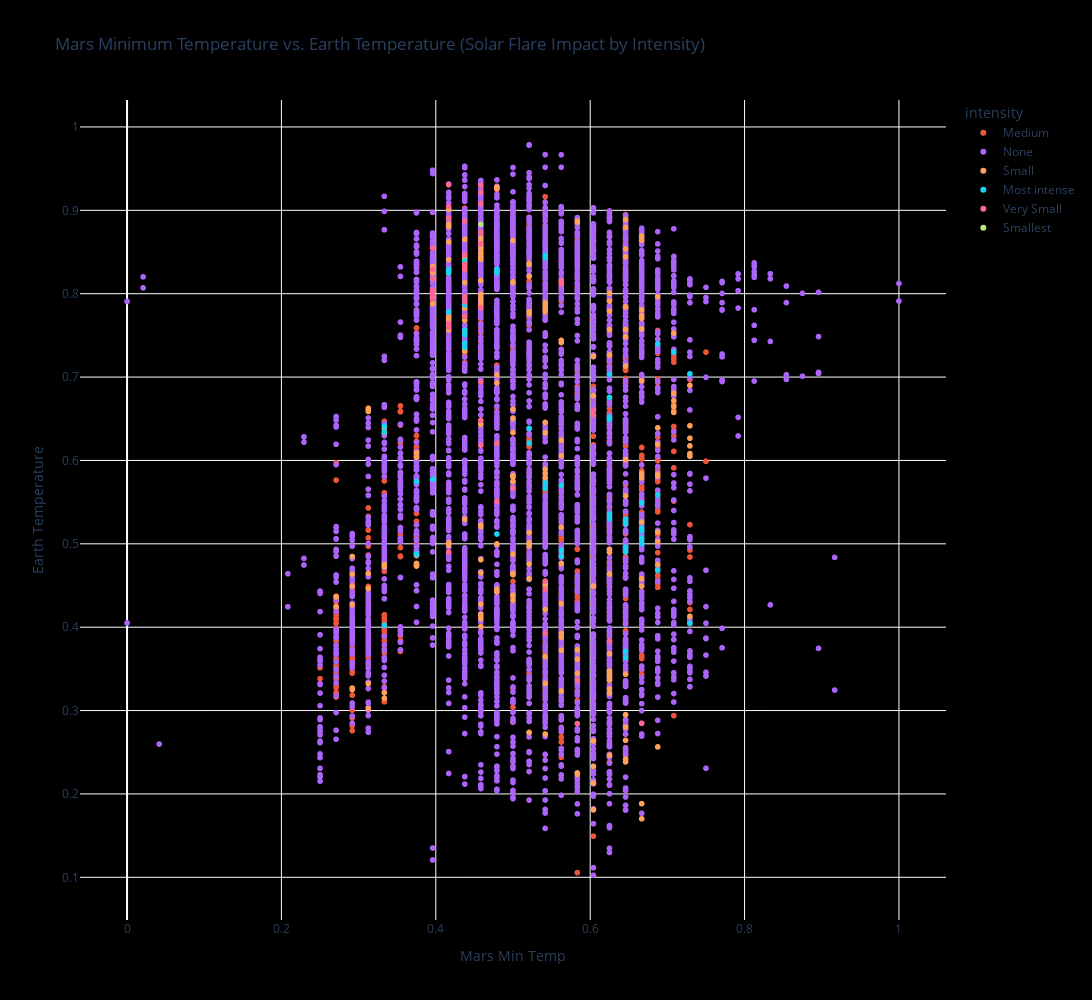

Notebook code cell kept with this figure:
### Code cell
fig = px.scatter(merged_df, x="min_temp", y="temperature_2m_smooth", color="intensity",
                  title="Mars Minimum Temperature vs. Earth Temperature (Solar Flare Impact by Intensity)",
                  labels={"min_temp": "Mars Min Temp", "temperature_2m_smooth": "Earth Temperature"},
                  category_orders={"intensity": ["Low", "Medium", "High"]})  # Assuming 'Low', 'Medium', 'High' are the intensity levels
fig.update_layout(paper_bgcolor="#000000",
                  plot_bgcolor="#000000",
                  height=1000, 
                  width=2000)
fig.show()

### Figure 1 — Plotly figure (JSON) as saved in the notebook; plotly's stock layout.template omitted (floating-point values rounded to 4 significant figures; data arrays with more than 128 entries replaced by an {"elided": "..."} marker saying what was removed)
{"data": [{"hovertemplate": "intensity=Medium<br>Mars Min Temp=%{x}<br>Earth Temperature=%{y}<extra></extra>", "legendgroup": "Medium", "marker": {"color": "#EF553B", "symbol": "circle"}, "mode": "markers", "name": "Medium", "showlegend": true, "type": "scattergl", "x": {"elided": "922 float values"}, "xaxis": "x", "y": {"elided": "922 float values"}, "yaxis": "y"}, {"hovertemplate": "intensity=None<br>Mars Min Temp=%{x}<br>Earth Temperature=%{y}<extra></extra>", "legendgroup": "None", "marker": {"color": "#ab63fa", "symbol": "circle"}, "mode": "markers", "name": "None", "showlegend": true, "type": "scattergl", "x": {"elided": "4191 float values"}, "xaxis": "x", "y": {"elided": "4191 float values"}, "yaxis": "y"}, {"hovertemplate": "intensity=Small<br>Mars Min Temp=%{x}<br>Earth Temperature=%{y}<extra></extra>", "legendgroup": "Small", "marker": {"color": "#FFA15A", "symbol": "circle"}, "mode": "markers", "name": "Small", "showlegend": true, "type": "scattergl", "x": {"elided": "234 float values"}, "xaxis": "x", "y": {"elided": "234 float values"}, "yaxis": "y"}, {"hovertemplate": "intensity=Most intense<br>Mars Min Temp=%{x}<br>Earth Temperature=%{y}<extra></extra>", "legendgroup": "Most intense", "marker": {"color": "#19d3f3", "symbol": "circle"}, "mode": "markers", "name": "Most intense", "showlegend": true, "type": "scattergl", "x": [0.7083, 0.7292, 0.6458, 0.6458, 0.6875, 0.7292, 0.6875, 0.4792, 0.4375, 0.4375, 0.4375, 0.4167, 0.4167, 0.4375, 0.4375, 0.4375, 0.4375, 0.5208, 0.5208, 0.5625, 0.5625, 0.6458, 0.6458, 0.625, 0.625, 0.625, 0.625, 0.6667, 0.6667, 0.6667, 0.6667, 0.6667, 0.6667, 0.5417, 0.5417, 0.6458, 0.6458, 0.5417, 0.5417, 0.4167, 0.4167, 0.4792, 0.4792, 0.4792, 0.4792, 0.3333, 0.3333, 0.375, 0.375, 0.3333, 0.3333, 0.375, 0.3958, 0.6875, 0.625, 0.625, 0.625, 0.5625], "xaxis": "x", "y": [0.7298, 0.7038, 0.5296, 0.5242, 0.4683, 0.4047, 0.5586, 0.5118, 0.7866, 0.8392, 0.7876, 0.7782, 0.7612, 0.7561, 0.751, 0.7408, 0.7357, 0.6208, 0.6384, 0.4924, 0.485, 0.3637, 0.3709, 0.6518, 0.6492, 0.53, 0.5356, 0.5184, 0.5069, 0.5001, 0.5048, 0.5159, 0.5491, 0.573, 0.5665, 0.4902, 0.4961, 0.846, 0.8432, 0.825, 0.8289, 0.8292, 0.8285, 0.8252, 0.8252, 0.6342, 0.6412, 0.4879, 0.4872, 0.4023, 0.4025, 0.5747, 0.5773, 0.7398, 0.7033, 0.6757, 0.6512, 0.5702], "yaxis": "y"}, {"hovertemplate": "intensity=Very Small<br>Mars Min Temp=%{x}<br>Earth Temperature=%{y}<extra></extra>", "legendgroup": "Very Small", "marker": {"color": "#FF6692", "symbol": "circle"}, "mode": "markers", "name": "Very Small", "showlegend": true, "type": "scattergl", "x": [0.625, 0.6667, 0.5833, 0.6667, 0.4167, 0.4583, 0.4792, 0.4583, 0.4583, 0.4167, 0.4167, 0.4375, 0.4375, 0.4583, 0.4167, 0.4583, 0.4583, 0.4375, 0.4375, 0.4375, 0.4375, 0.4375, 0.4375, 0.4583, 0.6042, 0.6042, 0.5, 0.4792, 0.5417, 0.5417, 0.5833, 0.5417, 0.3958, 0.3958, 0.3958, 0.3958, 0.3958, 0.3958, 0.4167, 0.4167, 0.4583, 0.4583, 0.5625, 0.5625], "xaxis": "x", "y": [0.3834, 0.2847, 0.2844, 0.2848, 0.4902, 0.648, 0.6208, 0.6181, 0.6941, 0.7643, 0.76, 0.7731, 0.8351, 0.93, 0.9307, 0.9217, 0.9082, 0.8872, 0.8286, 0.8471, 0.8354, 0.7964, 0.7904, 0.7829, 0.6547, 0.6603, 0.5668, 0.5511, 0.3927, 0.4455, 0.3361, 0.4553, 0.8545, 0.8292, 0.8039, 0.7989, 0.7952, 0.8179, 0.9047, 0.8906, 0.8598, 0.8737, 0.8151, 0.8117], "yaxis": "y"}, {"hovertemplate": "intensity=Smallest<br>Mars Min Temp=%{x}<br>Earth Temperature=%{y}<extra></extra>", "legendgroup": "Smallest", "marker": {"color": "#B6E880", "symbol": "circle"}, "mode": "markers", "name": "Smallest", "showlegend": true, "type": "scattergl", "x": [0.4583], "xaxis": "x", "y": [0.8831], "yaxis": "y"}], "layout": {"height": 1000, "legend": {"title": {"text": "intensity"}, "tracegroupgap": 0}, "paper_bgcolor": "#000000", "plot_bgcolor": "#000000", "title": {"text": "Mars Minimum Temperature vs. Earth Temperature (Solar Flare Impact by Intensity)"}, "width": 2000, "xaxis": {"anchor": "y", "domain": [0, 1], "title": {"text": "Mars Min Temp"}}, "yaxis": {"anchor": "x", "domain": [0, 1], "title": {"text": "Earth Temperature"}}}}
